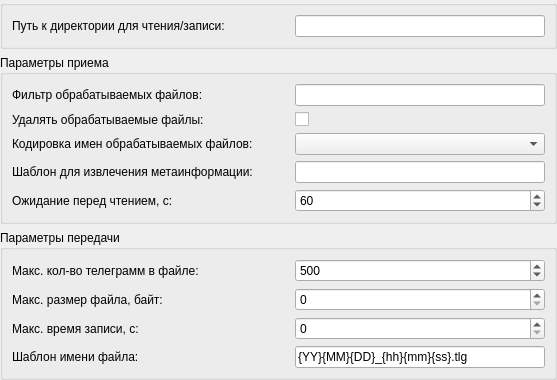
<?xml version="1.0" encoding="UTF-8"?>
<ui version="4.0">
 <class>FileStreamOptions</class>
 <widget class="QWidget" name="FileStreamOptions">
  <property name="geometry">
   <rect>
    <x>0</x>
    <y>0</y>
    <width>557</width>
    <height>350</height>
   </rect>
  </property>
  <property name="windowTitle">
   <string>Настройки file канала</string>
  </property>
  <layout class="QGridLayout" name="gridLayout_8">
   <property name="margin">
    <number>0</number>
   </property>
   <item row="0" column="0">
    <layout class="QGridLayout" name="gridLayout_6">
     <item row="1" column="0">
      <widget class="QGroupBox" name="groupBoxFileReceiver">
       <property name="title">
        <string>Параметры приема</string>
       </property>
       <layout class="QGridLayout" name="gridLayout_2">
        <item row="0" column="0">
         <layout class="QGridLayout" name="gridLayout_5">
          <item row="0" column="0">
           <widget class="QLabel" name="textLabel1_3">
            <property name="enabled">
             <bool>true</bool>
            </property>
            <property name="text">
             <string>Фильтр обрабатываемых файлов:</string>
            </property>
            <property name="wordWrap">
             <bool>false</bool>
            </property>
           </widget>
          </item>
          <item row="1" column="1">
           <widget class="QCheckBox" name="deleteFilesCheck">
            <property name="text">
             <string/>
            </property>
           </widget>
          </item>
          <item row="3" column="1">
           <widget class="QLineEdit" name="metaTemplEdit">
            <property name="enabled">
             <bool>true</bool>
            </property>
            <property name="sizePolicy">
             <sizepolicy hsizetype="Fixed" vsizetype="Fixed">
              <horstretch>0</horstretch>
              <verstretch>0</verstretch>
             </sizepolicy>
            </property>
            <property name="minimumSize">
             <size>
              <width>250</width>
              <height>0</height>
             </size>
            </property>
            <property name="maximumSize">
             <size>
              <width>250</width>
              <height>16777215</height>
             </size>
            </property>
           </widget>
          </item>
          <item row="4" column="0">
           <widget class="QLabel" name="textLabel1_7">
            <property name="enabled">
             <bool>true</bool>
            </property>
            <property name="text">
             <string>Ожидание перед чтением, с:</string>
            </property>
            <property name="wordWrap">
             <bool>false</bool>
            </property>
           </widget>
          </item>
          <item row="2" column="0">
           <widget class="QLabel" name="textLabel1_5">
            <property name="enabled">
             <bool>true</bool>
            </property>
            <property name="text">
             <string>Кодировка имен обрабатываемых файлов:</string>
            </property>
            <property name="wordWrap">
             <bool>false</bool>
            </property>
           </widget>
          </item>
          <item row="1" column="0">
           <widget class="QLabel" name="textLabel1_4">
            <property name="enabled">
             <bool>true</bool>
            </property>
            <property name="text">
             <string>Удалять обрабатываемые файлы:</string>
            </property>
            <property name="wordWrap">
             <bool>false</bool>
            </property>
           </widget>
          </item>
          <item row="2" column="1">
           <widget class="QComboBox" name="encodeCombo">
            <property name="sizePolicy">
             <sizepolicy hsizetype="Fixed" vsizetype="Fixed">
              <horstretch>0</horstretch>
              <verstretch>0</verstretch>
             </sizepolicy>
            </property>
            <property name="minimumSize">
             <size>
              <width>250</width>
              <height>0</height>
             </size>
            </property>
            <property name="maximumSize">
             <size>
              <width>250</width>
              <height>16777215</height>
             </size>
            </property>
           </widget>
          </item>
          <item row="0" column="1">
           <widget class="QLineEdit" name="fileTemplEdit">
            <property name="enabled">
             <bool>true</bool>
            </property>
            <property name="sizePolicy">
             <sizepolicy hsizetype="Fixed" vsizetype="Fixed">
              <horstretch>0</horstretch>
              <verstretch>0</verstretch>
             </sizepolicy>
            </property>
            <property name="minimumSize">
             <size>
              <width>250</width>
              <height>0</height>
             </size>
            </property>
            <property name="maximumSize">
             <size>
              <width>250</width>
              <height>16777215</height>
             </size>
            </property>
           </widget>
          </item>
          <item row="3" column="0">
           <widget class="QLabel" name="textLabel1_6">
            <property name="enabled">
             <bool>true</bool>
            </property>
            <property name="text">
             <string>Шаблон для извлечения метаинформации:</string>
            </property>
            <property name="wordWrap">
             <bool>false</bool>
            </property>
           </widget>
          </item>
          <item row="4" column="1">
           <widget class="QSpinBox" name="waitReadSpinbox">
            <property name="sizePolicy">
             <sizepolicy hsizetype="Fixed" vsizetype="Fixed">
              <horstretch>0</horstretch>
              <verstretch>0</verstretch>
             </sizepolicy>
            </property>
            <property name="minimumSize">
             <size>
              <width>250</width>
              <height>0</height>
             </size>
            </property>
            <property name="maximumSize">
             <size>
              <width>250</width>
              <height>16777215</height>
             </size>
            </property>
            <property name="maximum">
             <number>32767</number>
            </property>
            <property name="value">
             <number>60</number>
            </property>
           </widget>
          </item>
         </layout>
        </item>
       </layout>
      </widget>
     </item>
     <item row="0" column="0">
      <widget class="QGroupBox" name="groupBoxFileGeneral">
       <property name="title">
        <string/>
       </property>
       <layout class="QGridLayout" name="gridLayout_4">
        <item row="0" column="0">
         <layout class="QGridLayout" name="gridLayout_3">
          <item row="0" column="0">
           <widget class="QLabel" name="textLabel1">
            <property name="enabled">
             <bool>true</bool>
            </property>
            <property name="text">
             <string>Путь к директории для чтения/записи:</string>
            </property>
            <property name="wordWrap">
             <bool>false</bool>
            </property>
           </widget>
          </item>
          <item row="0" column="1">
           <widget class="QLineEdit" name="pathIOEdit">
            <property name="enabled">
             <bool>true</bool>
            </property>
            <property name="sizePolicy">
             <sizepolicy hsizetype="Fixed" vsizetype="Fixed">
              <horstretch>0</horstretch>
              <verstretch>0</verstretch>
             </sizepolicy>
            </property>
            <property name="minimumSize">
             <size>
              <width>250</width>
              <height>0</height>
             </size>
            </property>
            <property name="maximumSize">
             <size>
              <width>250</width>
              <height>16777215</height>
             </size>
            </property>
           </widget>
          </item>
         </layout>
        </item>
       </layout>
      </widget>
     </item>
     <item row="2" column="0">
      <widget class="QGroupBox" name="groupBoxFileSender">
       <property name="title">
        <string>Параметры передачи</string>
       </property>
       <layout class="QGridLayout" name="gridLayout">
        <item row="0" column="0">
         <layout class="QGridLayout" name="gridLayout_7">
          <item row="2" column="0">
           <widget class="QLabel" name="textLabel1_12">
            <property name="enabled">
             <bool>true</bool>
            </property>
            <property name="text">
             <string>Макс. время записи, с:</string>
            </property>
            <property name="wordWrap">
             <bool>false</bool>
            </property>
           </widget>
          </item>
          <item row="3" column="0">
           <widget class="QLabel" name="textLabel1_13">
            <property name="enabled">
             <bool>true</bool>
            </property>
            <property name="text">
             <string>Шаблон имени файла:</string>
            </property>
            <property name="wordWrap">
             <bool>false</bool>
            </property>
           </widget>
          </item>
          <item row="0" column="0">
           <widget class="QLabel" name="textLabel1_10">
            <property name="enabled">
             <bool>true</bool>
            </property>
            <property name="text">
             <string>Макс. кол-во телеграмм в файле:</string>
            </property>
            <property name="wordWrap">
             <bool>false</bool>
            </property>
           </widget>
          </item>
          <item row="1" column="1">
           <widget class="QSpinBox" name="limitSizeSpinbox">
            <property name="sizePolicy">
             <sizepolicy hsizetype="Fixed" vsizetype="Fixed">
              <horstretch>0</horstretch>
              <verstretch>0</verstretch>
             </sizepolicy>
            </property>
            <property name="minimumSize">
             <size>
              <width>250</width>
              <height>0</height>
             </size>
            </property>
            <property name="maximumSize">
             <size>
              <width>250</width>
              <height>16777215</height>
             </size>
            </property>
            <property name="maximum">
             <number>999999999</number>
            </property>
           </widget>
          </item>
          <item row="1" column="0">
           <widget class="QLabel" name="textLabel1_11">
            <property name="enabled">
             <bool>true</bool>
            </property>
            <property name="text">
             <string>Макс. размер файла, байт:</string>
            </property>
            <property name="wordWrap">
             <bool>false</bool>
            </property>
           </widget>
          </item>
          <item row="2" column="1">
           <widget class="QSpinBox" name="limitTimeSpinbox">
            <property name="sizePolicy">
             <sizepolicy hsizetype="Fixed" vsizetype="Fixed">
              <horstretch>0</horstretch>
              <verstretch>0</verstretch>
             </sizepolicy>
            </property>
            <property name="minimumSize">
             <size>
              <width>250</width>
              <height>0</height>
             </size>
            </property>
            <property name="maximumSize">
             <size>
              <width>250</width>
              <height>16777215</height>
             </size>
            </property>
            <property name="maximum">
             <number>32767</number>
            </property>
           </widget>
          </item>
          <item row="0" column="1">
           <widget class="QSpinBox" name="limitMsgSpinbox">
            <property name="sizePolicy">
             <sizepolicy hsizetype="Fixed" vsizetype="Fixed">
              <horstretch>0</horstretch>
              <verstretch>0</verstretch>
             </sizepolicy>
            </property>
            <property name="minimumSize">
             <size>
              <width>250</width>
              <height>0</height>
             </size>
            </property>
            <property name="maximumSize">
             <size>
              <width>250</width>
              <height>16777215</height>
             </size>
            </property>
            <property name="maximum">
             <number>32767</number>
            </property>
            <property name="value">
             <number>500</number>
            </property>
           </widget>
          </item>
          <item row="3" column="1">
           <widget class="QLineEdit" name="maskEdit">
            <property name="enabled">
             <bool>true</bool>
            </property>
            <property name="sizePolicy">
             <sizepolicy hsizetype="Fixed" vsizetype="Fixed">
              <horstretch>0</horstretch>
              <verstretch>0</verstretch>
             </sizepolicy>
            </property>
            <property name="minimumSize">
             <size>
              <width>250</width>
              <height>0</height>
             </size>
            </property>
            <property name="maximumSize">
             <size>
              <width>250</width>
              <height>16777215</height>
             </size>
            </property>
            <property name="text">
             <string>{YY}{MM}{DD}_{hh}{mm}{ss}.tlg</string>
            </property>
           </widget>
          </item>
         </layout>
        </item>
       </layout>
      </widget>
     </item>
    </layout>
   </item>
  </layout>
 </widget>
 <resources/>
 <connections/>
</ui>
